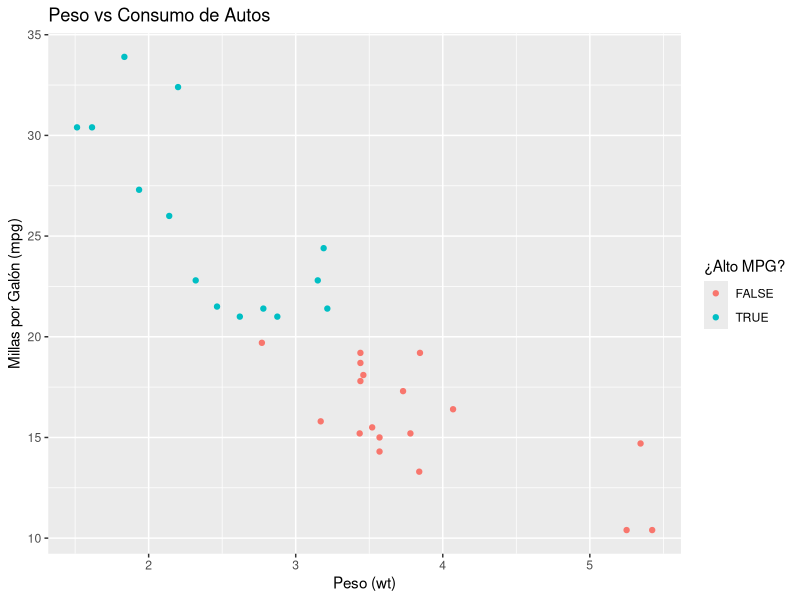
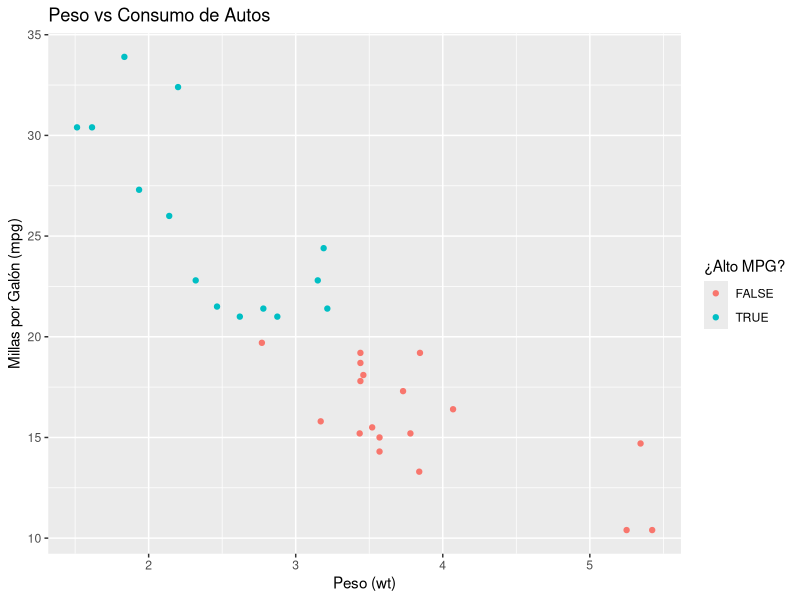

Write R code to recreate these figures, in order.
# ==========================
# Archivo súper comentado:
# Leer código en R paso a paso
# ==========================

# Cargar paquetes necesarios -------------------------
# 'tidyverse' es una colección de paquetes para manipulación, visualización y análisis de datos
library(tidyverse)

# Cargar conjunto de datos ---------------------------
# 'mtcars' es un conjunto de datos integrado en R sobre características de autos
# Mostramos las primeras filas para explorar cómo se ve
head(mtcars)

# Estructura del conjunto de datos -------------------
# str() muestra tipos de variables y primeros valores
str(mtcars)

# Estadísticas básicas -------------------------------
# summary() proporciona estadísticas resumidas como media, mínimo y máximo
summary(mtcars)

# Crear una nueva variable ---------------------------
# Aquí usamos la lógica para identificar si un auto tiene alto rendimiento de combustible
# mpg = millas por galón
mean_mpg <- mean(mtcars$mpg)                     # calcular la media
mtcars <- mtcars %>% 
  mutate(high_mpg = mpg > mean_mpg)              # TRUE si el auto tiene más mpg que el promedio

# Verificar proporción de autos con alto mpg --------
mean(mtcars$high_mpg)                            # proporción de autos que tienen alta eficiencia

# Filtrar autos eficientes --------------------------
# Filtramos los autos que cumplen con alta eficiencia
autos_eficientes <- mtcars %>% 
  filter(high_mpg == TRUE)

# Visualizar relación entre variables ---------------
# Creamos un diagrama de dispersión entre peso y consumo
# aes() define la estética del gráfico (x, y, color, etc.)
ggplot(data = mtcars) +
  geom_point(mapping = aes(x = wt, y = mpg, color = high_mpg)) +
  labs(title = "Peso vs Consumo de Autos", x = "Peso (wt)", y = "Millas por Galón (mpg)", color = "¿Alto MPG?")

# Guardar gráfico ------------------------------------
# ggsave() exporta el último gráfico generado
# El archivo se guarda en el directorio actual de trabajo
# Verifica con getwd() si no estás seguro
ggsave("grafico_mpg.png")

# Resumen final --------------------------------------
# En este script aprendiste a:
# - Cargar y explorar datos
# - Crear variables nuevas con lógica
# - Filtrar subconjuntos de datos
# - Visualizar relaciones con ggplot2
# - Guardar gráficos en disco

# Para profundizar más, prueba cambiar otras variables (ej. cyl, hp) y ver cómo afectan a mpg
